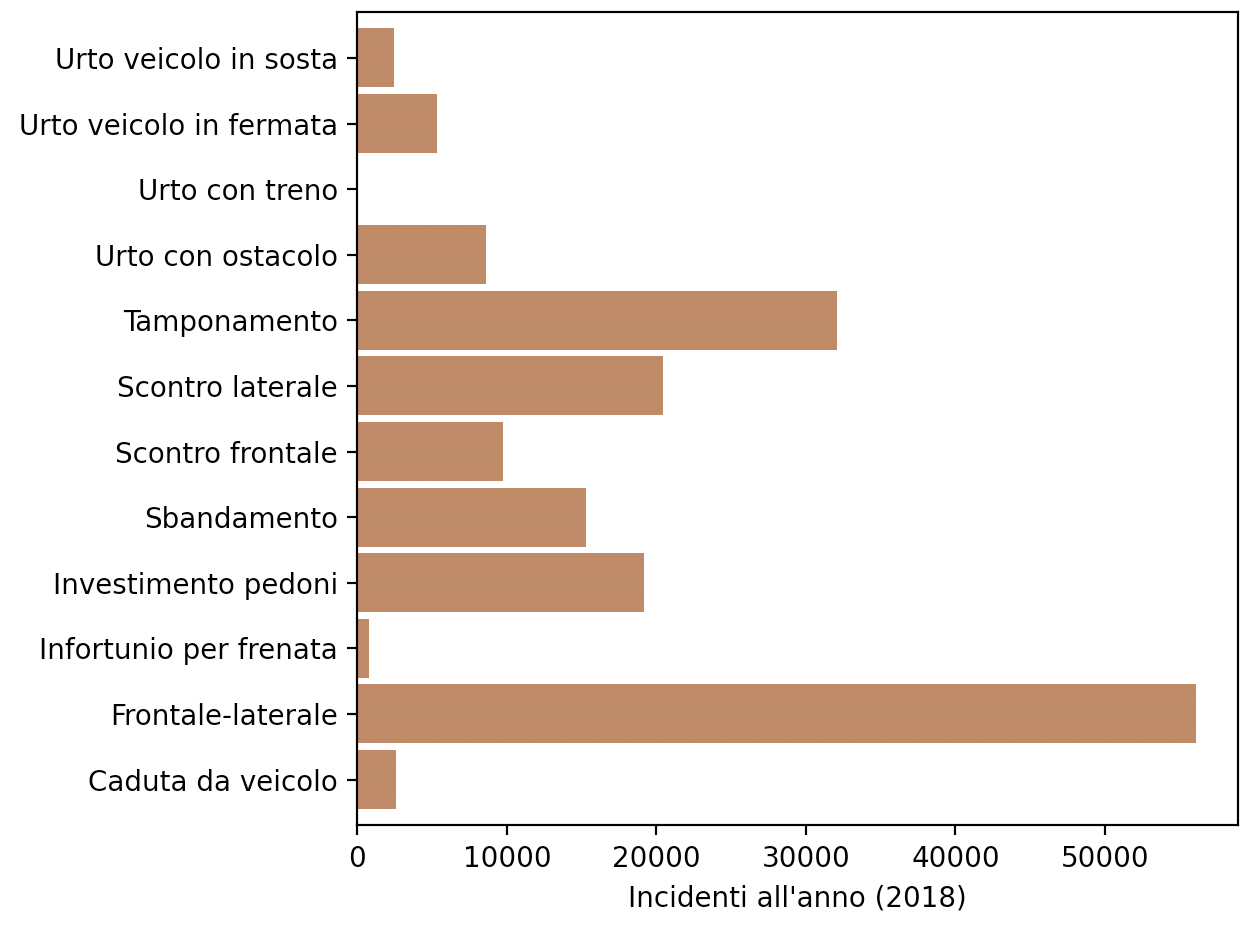

The Python source for this figure:

import pandas as pd
import matplotlib.pyplot as plt
import sys 
sys.path.append("src/")

import label_utils

path = "dataset/incidenti/incidenti_2018.txt"

data : pd.DataFrame = pd.read_csv(path, sep="\t", encoding='latin1')

natura_incidente = data['natura_incidente']
#natura_incidente = data[data['provincia'] == 15]['natura_incidente']

natura_incidente_labels = label_utils.join_labels(
    natura_incidente, 
    "dataset/incidenti/Classificazioni/natura_incidente.csv"
    ).value_counts().sort_index()

# GRAFO 3
natura_incidente_labels.plot.barh(color='#ba754e', width=0.9)
plt.xlabel("Incidenti all'anno (2018)")
plt.tight_layout()
plt.show()
